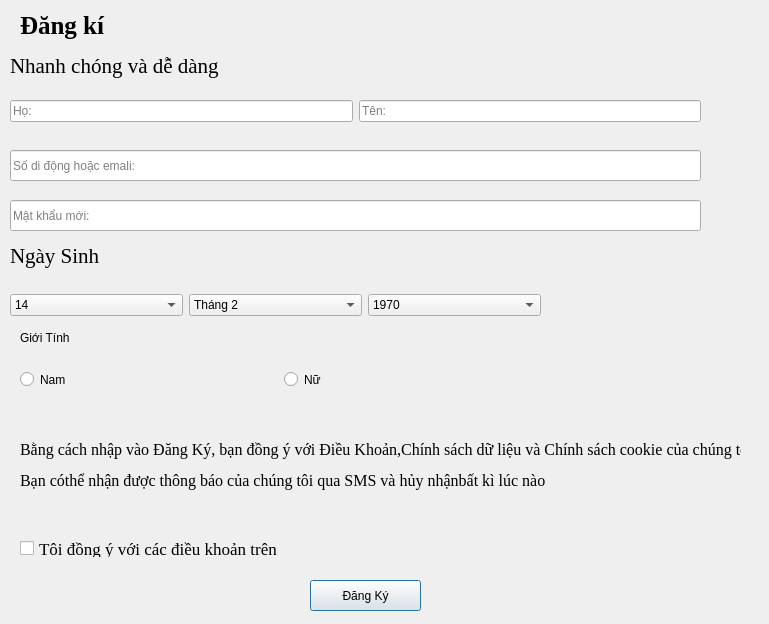
<?xml version="1.0" encoding="UTF-8"?>
<ui version="4.0">
 <class>Dialog</class>
 <widget class="QDialog" name="Dialog">
  <property name="geometry">
   <rect>
    <x>0</x>
    <y>0</y>
    <width>769</width>
    <height>624</height>
   </rect>
  </property>
  <property name="windowTitle">
   <string>Dialog</string>
  </property>
  <widget class="QLabel" name="label">
   <property name="geometry">
    <rect>
     <x>20</x>
     <y>0</y>
     <width>171</width>
     <height>51</height>
    </rect>
   </property>
   <property name="font">
    <font>
     <family>Times New Roman</family>
     <pointsize>19</pointsize>
     <weight>75</weight>
     <bold>true</bold>
    </font>
   </property>
   <property name="text">
    <string>Đăng kí</string>
   </property>
  </widget>
  <widget class="QLabel" name="label_2">
   <property name="geometry">
    <rect>
     <x>10</x>
     <y>50</y>
     <width>271</width>
     <height>31</height>
    </rect>
   </property>
   <property name="font">
    <font>
     <family>Times New Roman</family>
     <pointsize>16</pointsize>
    </font>
   </property>
   <property name="text">
    <string>Nhanh chóng và dễ dàng </string>
   </property>
  </widget>
  <widget class="QLineEdit" name="txtLienHe">
   <property name="geometry">
    <rect>
     <x>10</x>
     <y>150</y>
     <width>691</width>
     <height>31</height>
    </rect>
   </property>
   <property name="placeholderText">
    <string>Số di động hoặc emali:</string>
   </property>
  </widget>
  <widget class="QLineEdit" name="txtMatKhau">
   <property name="geometry">
    <rect>
     <x>10</x>
     <y>200</y>
     <width>691</width>
     <height>31</height>
    </rect>
   </property>
   <property name="echoMode">
    <enum>QLineEdit::PasswordEchoOnEdit</enum>
   </property>
   <property name="placeholderText">
    <string>Mật khẩu mới:</string>
   </property>
  </widget>
  <widget class="QLabel" name="label_3">
   <property name="geometry">
    <rect>
     <x>10</x>
     <y>240</y>
     <width>141</width>
     <height>31</height>
    </rect>
   </property>
   <property name="font">
    <font>
     <family>Times New Roman</family>
     <pointsize>16</pointsize>
    </font>
   </property>
   <property name="text">
    <string>Ngày Sinh</string>
   </property>
  </widget>
  <widget class="QLabel" name="label_4">
   <property name="geometry">
    <rect>
     <x>20</x>
     <y>330</y>
     <width>131</width>
     <height>16</height>
    </rect>
   </property>
   <property name="text">
    <string>Giới Tính </string>
   </property>
  </widget>
  <widget class="QLabel" name="label_5">
   <property name="geometry">
    <rect>
     <x>20</x>
     <y>410</y>
     <width>721</width>
     <height>111</height>
    </rect>
   </property>
   <property name="font">
    <font>
     <family>Times New Roman</family>
     <pointsize>12</pointsize>
    </font>
   </property>
   <property name="text">
    <string>&lt;html&gt;&lt;head/&gt;&lt;body&gt;&lt;p&gt;Bằng cách nhập vào Đăng Ký, bạn đồng ý với Điều Khoản,Chính sách dữ liệu và Chính sách cookie của chúng tôi.&lt;/p&gt;&lt;p&gt; Bạn cóthể nhận được thông báo của chúng tôi qua SMS và hủy nhậnbất kì lúc nào &lt;/p&gt;&lt;/body&gt;&lt;/html&gt;</string>
   </property>
  </widget>
  <widget class="QCheckBox" name="chkDongY">
   <property name="geometry">
    <rect>
     <x>20</x>
     <y>540</y>
     <width>341</width>
     <height>17</height>
    </rect>
   </property>
   <property name="font">
    <font>
     <family>Times New Roman</family>
     <pointsize>13</pointsize>
    </font>
   </property>
   <property name="text">
    <string>Tôi đồng ý với các điều khoản trên </string>
   </property>
  </widget>
  <widget class="QPushButton" name="btnDangKy">
   <property name="geometry">
    <rect>
     <x>310</x>
     <y>580</y>
     <width>111</width>
     <height>31</height>
    </rect>
   </property>
   <property name="text">
    <string>Đăng Ký</string>
   </property>
  </widget>
  <widget class="QWidget" name="">
   <property name="geometry">
    <rect>
     <x>10</x>
     <y>100</y>
     <width>691</width>
     <height>22</height>
    </rect>
   </property>
   <layout class="QHBoxLayout" name="horizontalLayout">
    <item>
     <widget class="QLineEdit" name="txtHo">
      <property name="text">
       <string/>
      </property>
      <property name="placeholderText">
       <string>Họ:</string>
      </property>
     </widget>
    </item>
    <item>
     <widget class="QLineEdit" name="txtTen">
      <property name="text">
       <string/>
      </property>
      <property name="placeholderText">
       <string>Tên:</string>
      </property>
     </widget>
    </item>
   </layout>
  </widget>
  <widget class="QWidget" name="">
   <property name="geometry">
    <rect>
     <x>10</x>
     <y>280</y>
     <width>531</width>
     <height>51</height>
    </rect>
   </property>
   <layout class="QHBoxLayout" name="horizontalLayout_2">
    <item>
     <widget class="QComboBox" name="cbNgay">
      <item>
       <property name="text">
        <string>14</string>
       </property>
      </item>
     </widget>
    </item>
    <item>
     <widget class="QComboBox" name="cbThang">
      <item>
       <property name="text">
        <string>Tháng 2</string>
       </property>
      </item>
     </widget>
    </item>
    <item>
     <widget class="QComboBox" name="cbNam">
      <item>
       <property name="text">
        <string>1970</string>
       </property>
      </item>
     </widget>
    </item>
   </layout>
  </widget>
  <widget class="QWidget" name="">
   <property name="geometry">
    <rect>
     <x>20</x>
     <y>370</y>
     <width>521</width>
     <height>19</height>
    </rect>
   </property>
   <layout class="QHBoxLayout" name="horizontalLayout_3">
    <item>
     <widget class="QRadioButton" name="radNam">
      <property name="text">
       <string>Nam</string>
      </property>
     </widget>
    </item>
    <item>
     <widget class="QRadioButton" name="radNu">
      <property name="text">
       <string>Nữ</string>
      </property>
     </widget>
    </item>
   </layout>
  </widget>
 </widget>
 <resources/>
 <connections/>
</ui>
